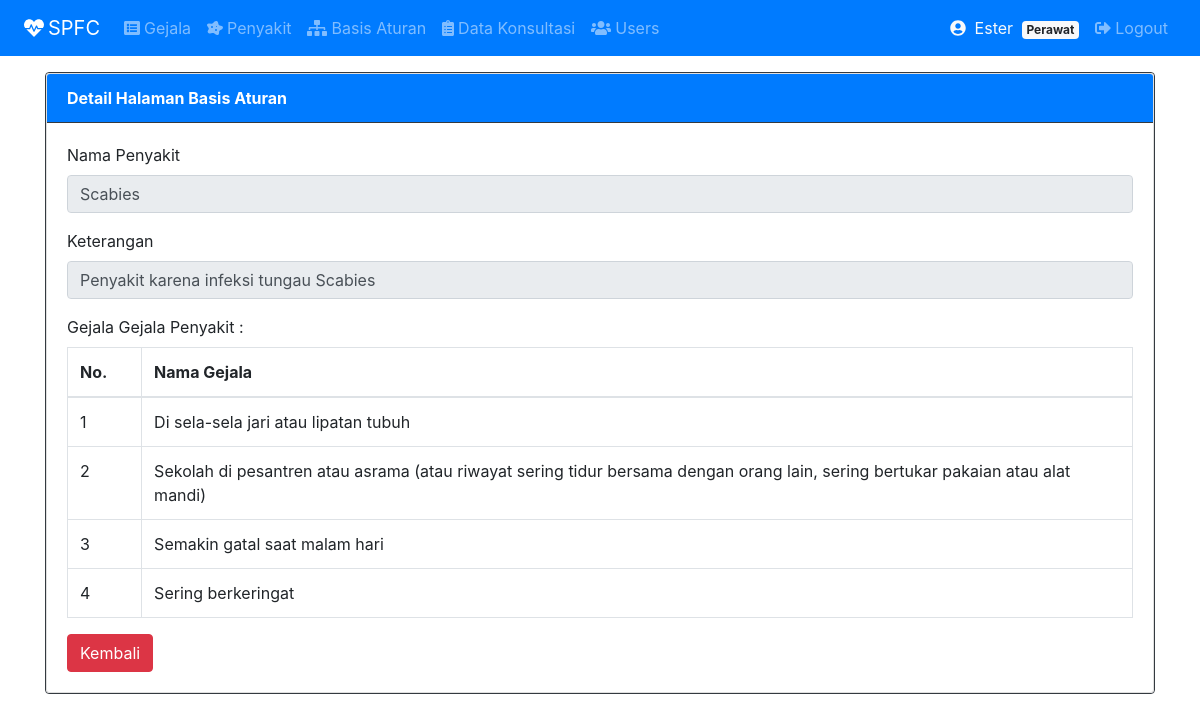
/index.php?page=aturan&action=detail&id=21 (signed in), run on an earlier commit of the app's database.
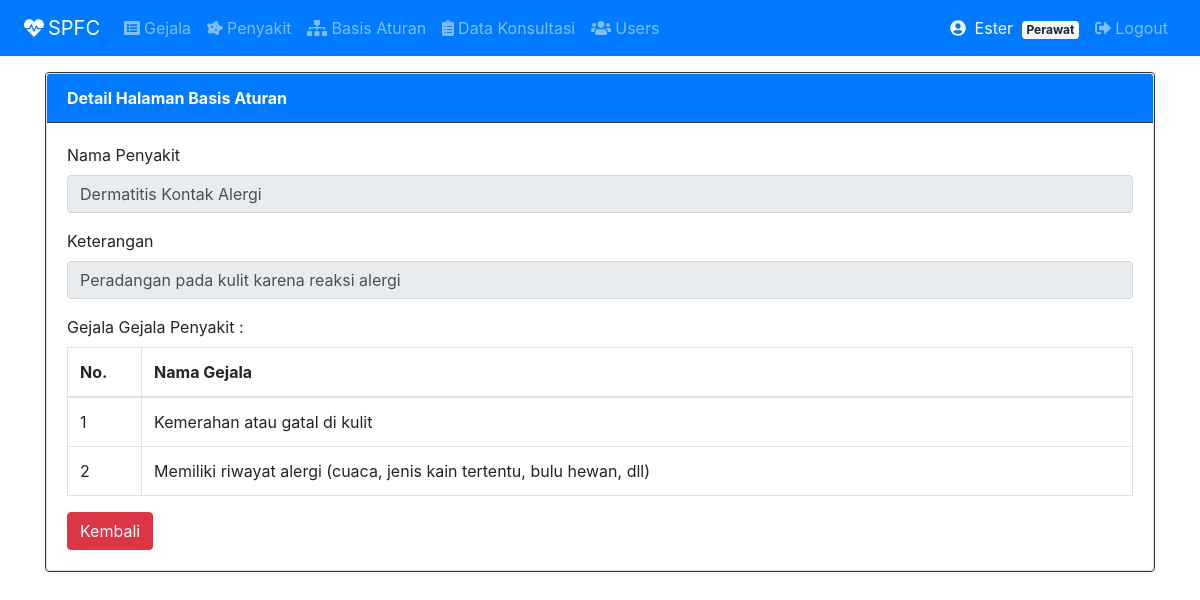
And on a later commit of the database.
### tables this page shows
CREATE TABLE `basis_aturan` (
  `idaturan` int(11) NOT NULL,
  `idpenyakit` int(11) NOT NULL
);

CREATE TABLE `penyakit` (
  `idpenyakit` int(11) NOT NULL,
  `nmpenyakit` varchar(50) NOT NULL,
  `keterangan` text NOT NULL,
  `solusi` text NOT NULL
);

CREATE TABLE `detail_basis_aturan` (
  `idaturan` int(11) NOT NULL,
  `idgejala` int(11) NOT NULL
);

CREATE TABLE `gejala` (
  `idgejala` int(11) NOT NULL,
  `nmgejala` varchar(200) NOT NULL
);

### detail_aturan.php (the view, shortened to what this page needs)
<?php
$idaturan=$_GET['id'];
$sql = "SELECT basis_aturan.idaturan, basis_aturan.idpenyakit,
                penyakit.nmpenyakit, penyakit.keterangan
        FROM basis_aturan INNER JOIN penyakit ON basis_aturan.idpenyakit = penyakit.idpenyakit
        WHERE basis_aturan.idaturan='$idaturan'";
$result = $conn->query($sql);
$row = $result->fetch_assoc();
?>
<div class="row">
    <div class="col-sm-12">
        <form action="" method="POST">
            <div class="card border-dark">
                <div class="card">
                    <div class="card-header bg-primary text-white border-dark"><strong>Detail Halaman Basis Aturan</strong></div>
                    <div class="card-body">
                        <div class="form-group">
                            <label for="">Nama Penyakit</label>
                            <input type="text" class="form-control" value="<?php echo $row['nmpenyakit'] ?>" name="nama" readonly>
                        </div>
                        <div class="form-group">
                            <label for="">Keterangan</label>
                            <input type="text" class="form-control" value="<?php echo $row['keterangan'] ?>" name="ket" readonly>
                        </div>
                        <label for="">Gejala Gejala Penyakit :</label>
                        <table class="table table-bordered">
                        <thead>
                        <tr>
                            <th width="40px">No.</th>
                            <th width="700px">Nama Gejala</th>
                        </tr>
                        </thead>
                        <tbody>
                           <?php
                                $no = 1;
                                $sql = "SELECT detail_basis_aturan.idaturan, detail_basis_aturan.idgejala, gejala.nmgejala
                                        FROM detail_basis_aturan INNER JOIN gejala
                                        ON detail_basis_aturan.idgejala = gejala.idgejala WHERE detail_basis_aturan.idaturan='$idaturan'";
                                $result = $conn->query($sql);
                                while($row = $result->fetch_assoc()) {
                            ?>
                            <tr>
                                <td><?php echo $no++; ?></td>
                                <td><?php echo $row['nmgejala']; ?></td>
                            </tr>
                            <?php
                                }
                            ?>
                        </tbody>
                        </table>
                        <a class="btn btn-danger" href="?page=aturan">Kembali</a>
                    </div>
                </div>
            </div>
        </form>
    </div>
</div>

What changed in the data, as far as the page shows it:
removed detail_basis_aturan: idgejala.nmgejala "Di sela-sela jari atau lipatan tubuh"
removed detail_basis_aturan: idgejala.nmgejala "Sekolah di pesantren atau asrama (atau riwayat sering tidur bersama dengan orang lain, sering bertukar pakaian atau alat mandi)"
removed detail_basis_aturan: idgejala.nmgejala "Sering berkeringat"
changed basis_aturan: nama "Scabies" → "Dermatitis Kontak Alergi"; ket "Penyakit karena infeksi tungau Scabies" → "Peradangan pada kulit karena reaksi alergi"
added detail_basis_aturan: idgejala.nmgejala "Kemerahan atau gatal di kulit"
changed through a linked row, detail_basis_aturan: idgejala.nmgejala "Semakin gatal saat malam hari" → "Memiliki riwayat alergi (cuaca, jenis kain tertentu, bulu hewan, dll)"
